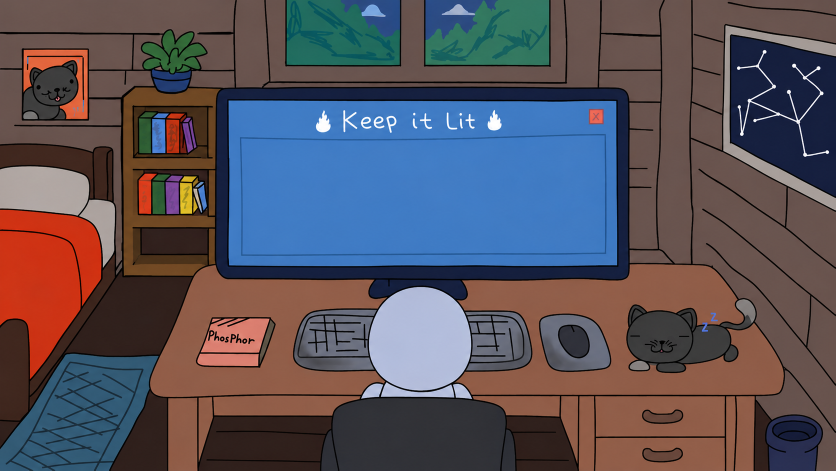
#> input picture assets/maps/ui/1a.png, 1671 x 941 px, given in place of btn_controles.png, which was not available (shown at 1/2 size)
$ python make_guia_btn.py
#> lines starting #> are read from the running program, lines starting #| are printed output that depends on the picture
from pathlib import Path

from PIL import Image, ImageDraw, ImageFont

UI = Path(__file__).resolve().parent.parent / "assets" / "maps" / "ui"

FILL = (62, 123, 198, 255)
INK = (32, 86, 148, 255)
TEXT = "Guía de teclas"

FONTS = (
    "/usr/share/fonts/truetype/google-fonts/Poppins-Bold.ttf",
    "/usr/share/fonts/truetype/dejavu/DejaVuSans-Bold.ttf",
    "C:/Windows/Fonts/segoeuib.ttf",
    "C:/Windows/Fonts/arialbd.ttf",
)


def load_font(size):

    for path in FONTS:

        try:
            return ImageFont.truetype(path, size)
        except OSError:
            continue

    return ImageFont.load_default()


def make(src, dst):

#> called with src = 'btn_controles.png', dst = 'btn_guia.png'
    image = Image.open(UI / src).convert("RGBA")
#> image is the input picture: PIL image 1671x941 RGBA; mean R, G, B, A 88.5, 82.5, 91.5, 255
    w, h = image.size
#> w = 1671; h = 941

    draw = ImageDraw.Draw(image)

    draw.rectangle((14, 12, w - 15, h - 13), fill=FILL)

    size = 40

    while size > 12:

        font = load_font(size)
        box = draw.textbbox((0, 0), TEXT, font=font)

        if box[2] - box[0] <= w - 60:
            break

        size -= 1
#> this loop made 1 pass
#> box on pass 1: (0, 6, 286, 38)
#> after the loop, size = 40

    box = draw.textbbox((0, 0), TEXT, font=font)

    x = (w - (box[2] - box[0])) // 2 - box[0]
#> x = 692
    y = (h - (box[3] - box[1])) // 2 - box[1]
#> y = 448

    draw.text((x, y), TEXT, font=font, fill=INK)

    image.save(UI / dst)
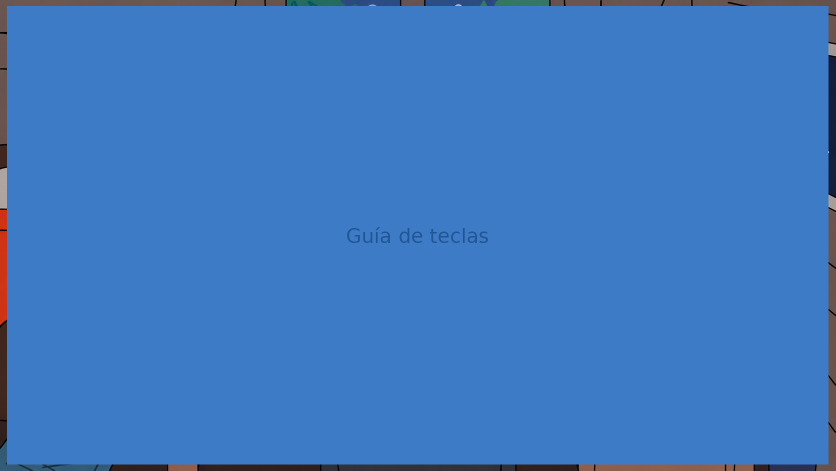
#> saved as btn_guia.png: PIL image 1671x941 RGBA (shown at 1/2 size); mean R, G, B, A 63, 120.7, 192.6, 255


if __name__ == "__main__":

    make("btn_controles.png", "btn_guia.png")
    make("btn_controles_hover.png", "btn_guia_hover.png")
#> call 2 of make, with src = 'btn_controles_hover.png', dst = 'btn_guia_hover.png'
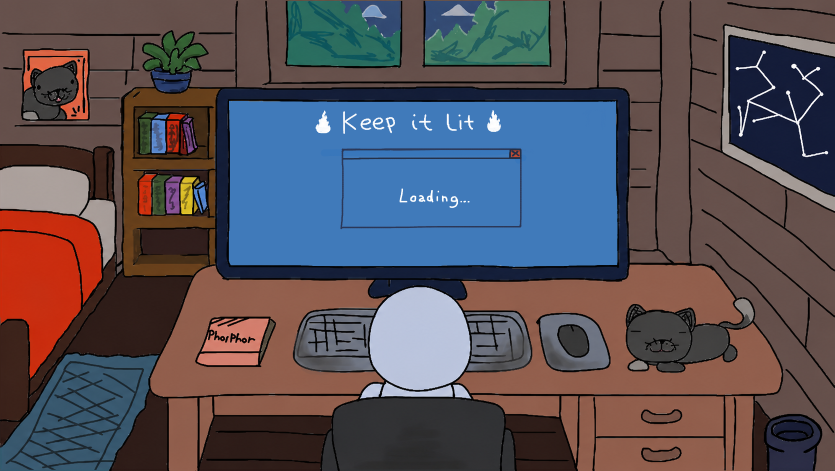
#> input picture assets/maps/ui/2026_10_31_0m2_Kleki.png, 1669 x 942 px, given in place of btn_controles_hover.png, which was not available (shown at 1/2 size)
#> in make, image is the input picture: PIL image 1669x942 RGBA; mean R, G, B, A 87, 80.2, 87.5, 255
#> the loop in make (call 2), `while size > 12: ` made 1 pass
#> after the loop in make (call 2), `while size > 12:`: size = 40
#> in make (call 2), `x = (w - (box[2] - box[0])) // 2 - box[0]`: x = 691
#> in make (call 2), `y = (h - (box[3] - box[1])) // 2 - box[1]`: y = 449
#> in make (call 2), `image.save(UI / dst)`:
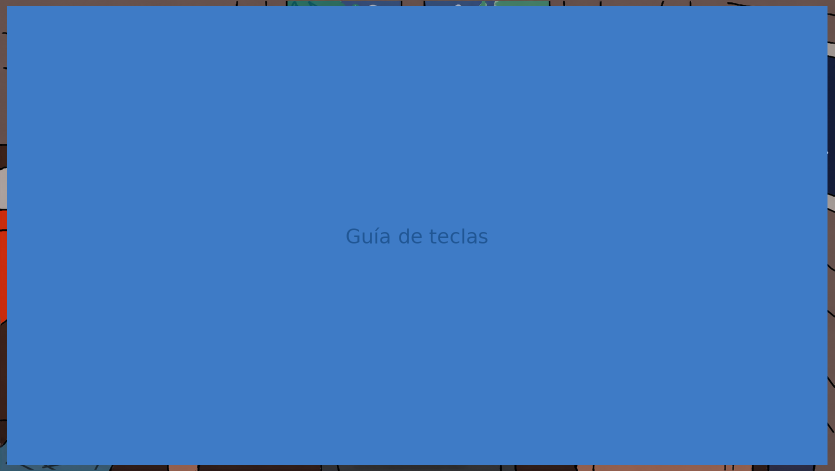
#> saved as btn_guia_hover.png: PIL image 1669x942 RGBA (shown at 1/2 size); mean R, G, B, A 62.9, 120.6, 192.4, 255
